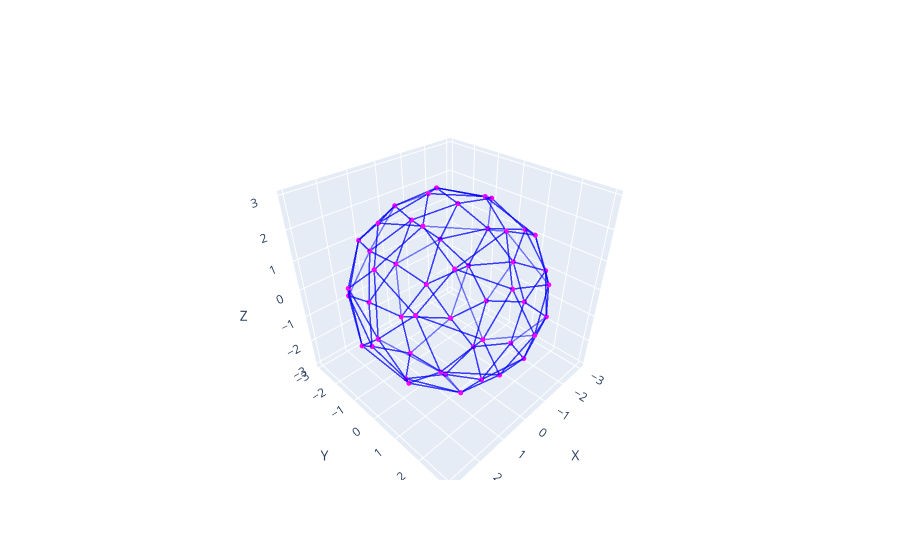

The notebook cell saved with this chart:
### Code cell
# Add connections between neighbors
for i, point in enumerate(points):
    for neighbor_index in direct_neighbors[i]:
        neighbor_point = points[neighbor_index]
        # Add a line trace between the point and its neighbor
        fig.add_trace(go.Scatter3d(x=[point[0], neighbor_point[0]],
                                    y=[point[1], neighbor_point[1]],
                                    z=[point[2], neighbor_point[2]],
                                    mode='lines',
                                    line=dict(color='blue', width=3),
                                    opacity=0.5,
                                    showlegend=False))

fig.show()
